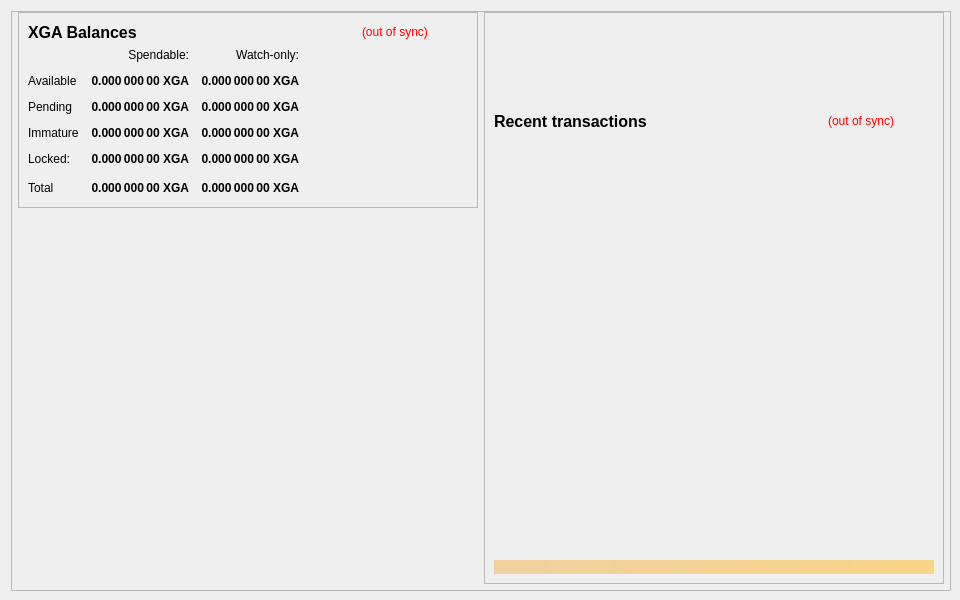
<?xml version="1.0" encoding="UTF-8"?>
<ui version="4.0">
 <class>OverviewPage</class>
 <widget class="QWidget" name="OverviewPage">
  <property name="geometry">
   <rect>
    <x>0</x>
    <y>0</y>
    <width>960</width>
    <height>600</height>
   </rect>
  </property>
  <property name="minimumSize">
   <size>
    <width>960</width>
    <height>600</height>
   </size>
  </property>
  <property name="font">
   <font>
    <weight>50</weight>
    <bold>false</bold>
   </font>
  </property>
  <property name="windowTitle">
   <string>Form</string>
  </property>
  <layout class="QVBoxLayout" name="topLayout" stretch="0">
   <property name="rightMargin">
    <number>9</number>
   </property>
   <item>
    <widget class="QFrame" name="frame_BG">
     <property name="minimumSize">
      <size>
       <width>850</width>
       <height>580</height>
      </size>
     </property>
     <property name="maximumSize">
      <size>
       <width>16777215</width>
       <height>16777215</height>
      </size>
     </property>
     <property name="frameShape">
      <enum>QFrame::StyledPanel</enum>
     </property>
     <property name="frameShadow">
      <enum>QFrame::Raised</enum>
     </property>
     <layout class="QVBoxLayout" name="verticalLayout_3" stretch="0">
      <property name="leftMargin">
       <number>0</number>
      </property>
      <property name="topMargin">
       <number>0</number>
      </property>
      <property name="rightMargin">
       <number>0</number>
      </property>
      <property name="bottomMargin">
       <number>6</number>
      </property>
      <item>
       <layout class="QVBoxLayout" name="verticalLayout_Master" stretch="0">
        <property name="leftMargin">
         <number>0</number>
        </property>
        <property name="topMargin">
         <number>0</number>
        </property>
        <property name="rightMargin">
         <number>0</number>
        </property>
        <property name="bottomMargin">
         <number>0</number>
        </property>
        <item>
         <widget class="QFrame" name="frame_Content">
          <layout class="QVBoxLayout" name="verticalLayout_Content">
           <property name="leftMargin">
            <number>6</number>
           </property>
           <property name="topMargin">
            <number>0</number>
           </property>
           <property name="rightMargin">
            <number>6</number>
           </property>
           <property name="bottomMargin">
            <number>0</number>
           </property>
           <item>
            <layout class="QHBoxLayout" name="horizontalLayout_Content" stretch="1,1">
             <property name="spacing">
              <number>6</number>
             </property>
             <item>
              <layout class="QVBoxLayout" name="verticalLayout_left" stretch="0,0">
               <item>
                <widget class="QFrame" name="frameBalances">
                 <property name="frameShape">
                  <enum>QFrame::StyledPanel</enum>
                 </property>
                 <property name="frameShadow">
                  <enum>QFrame::Raised</enum>
                 </property>
                 <layout class="QVBoxLayout" name="verticalLayout_4">
                  <item>
                   <layout class="QHBoxLayout" name="hlBalancesHeader" stretch="2,0,0">
                    <property name="spacing">
                     <number>6</number>
                    </property>
                    <item>
                     <widget class="QLabel" name="labelBalances">
                      <property name="minimumSize">
                       <size>
                        <width>0</width>
                        <height>0</height>
                       </size>
                      </property>
                      <property name="font">
                       <font>
                        <pointsize>12</pointsize>
                        <weight>75</weight>
                        <bold>true</bold>
                       </font>
                      </property>
                      <property name="text">
                       <string>XGA Balances</string>
                      </property>
                     </widget>
                    </item>
                    <item>
                     <widget class="QLabel" name="labelWalletStatus">
                      <property name="cursor">
                       <cursorShape>WhatsThisCursor</cursorShape>
                      </property>
                      <property name="toolTip">
                       <string>The displayed information may be out of date. Your wallet automatically synchronizes with the XgamingUP network after a connection is established, but this process has not completed yet.</string>
                      </property>
                      <property name="styleSheet">
                       <string notr="true">QLabel { color: red; }</string>
                      </property>
                      <property name="text">
                       <string notr="true">(out of sync)</string>
                      </property>
                      <property name="alignment">
                       <set>Qt::AlignLeading|Qt::AlignLeft|Qt::AlignVCenter</set>
                      </property>
                     </widget>
                    </item>
                    <item>
                     <spacer name="hsBalancesHeader">
                      <property name="orientation">
                       <enum>Qt::Horizontal</enum>
                      </property>
                      <property name="sizeHint" stdset="0">
                       <size>
                        <width>40</width>
                        <height>20</height>
                       </size>
                      </property>
                     </spacer>
                    </item>
                   </layout>
                  </item>
                  <item>
                   <layout class="QGridLayout" name="gridLayout">
                    <property name="spacing">
                     <number>12</number>
                    </property>
                    <item row="0" column="1">
                     <widget class="QLabel" name="labelSpendable">
                      <property name="text">
                       <string>Spendable:</string>
                      </property>
                      <property name="alignment">
                       <set>Qt::AlignRight|Qt::AlignTrailing|Qt::AlignVCenter</set>
                      </property>
                     </widget>
                    </item>
                    <item row="0" column="2">
                     <widget class="QLabel" name="labelWatchonly">
                      <property name="text">
                       <string>Watch-only:</string>
                      </property>
                      <property name="alignment">
                       <set>Qt::AlignRight|Qt::AlignTrailing|Qt::AlignVCenter</set>
                      </property>
                     </widget>
                    </item>
                    <item row="1" column="0">
                     <widget class="QLabel" name="labelAvailableText">
                      <property name="text">
                       <string>Available</string>
                      </property>
                      <property name="textInteractionFlags">
                       <set>Qt::NoTextInteraction</set>
                      </property>
                     </widget>
                    </item>
                    <item row="1" column="1">
                     <widget class="QLabel" name="labelAvailable">
                      <property name="font">
                       <font>
                        <weight>75</weight>
                        <bold>true</bold>
                       </font>
                      </property>
                      <property name="cursor">
                       <cursorShape>ArrowCursor</cursorShape>
                      </property>
                      <property name="toolTip">
                       <string>Your current spendable balance</string>
                      </property>
                      <property name="text">
                       <string notr="true">0.000 000 00 XGA</string>
                      </property>
                      <property name="alignment">
                       <set>Qt::AlignRight|Qt::AlignTrailing|Qt::AlignVCenter</set>
                      </property>
                      <property name="textInteractionFlags">
                       <set>Qt::NoTextInteraction</set>
                      </property>
                     </widget>
                    </item>
                    <item row="1" column="2">
                     <widget class="QLabel" name="labelWatchAvailable">
                      <property name="font">
                       <font>
                        <weight>75</weight>
                        <bold>true</bold>
                       </font>
                      </property>
                      <property name="cursor">
                       <cursorShape>ArrowCursor</cursorShape>
                      </property>
                      <property name="toolTip">
                       <string>Your current balance in watch-only addresses</string>
                      </property>
                      <property name="text">
                       <string notr="true">0.000 000 00 XGA</string>
                      </property>
                      <property name="alignment">
                       <set>Qt::AlignRight|Qt::AlignTrailing|Qt::AlignVCenter</set>
                      </property>
                      <property name="textInteractionFlags">
                       <set>Qt::NoTextInteraction</set>
                      </property>
                     </widget>
                    </item>
                    <item row="2" column="0">
                     <widget class="QLabel" name="labelPendingText">
                      <property name="text">
                       <string>Pending</string>
                      </property>
                      <property name="textInteractionFlags">
                       <set>Qt::NoTextInteraction</set>
                      </property>
                     </widget>
                    </item>
                    <item row="2" column="1">
                     <widget class="QLabel" name="labelPending">
                      <property name="font">
                       <font>
                        <weight>75</weight>
                        <bold>true</bold>
                       </font>
                      </property>
                      <property name="cursor">
                       <cursorShape>ArrowCursor</cursorShape>
                      </property>
                      <property name="toolTip">
                       <string>Total of transactions that have yet to be confirmed, and do not yet count toward the spendable balance</string>
                      </property>
                      <property name="text">
                       <string notr="true">0.000 000 00 XGA</string>
                      </property>
                      <property name="alignment">
                       <set>Qt::AlignRight|Qt::AlignTrailing|Qt::AlignVCenter</set>
                      </property>
                      <property name="textInteractionFlags">
                       <set>Qt::NoTextInteraction</set>
                      </property>
                     </widget>
                    </item>
                    <item row="2" column="2">
                     <widget class="QLabel" name="labelWatchPending">
                      <property name="font">
                       <font>
                        <weight>75</weight>
                        <bold>true</bold>
                       </font>
                      </property>
                      <property name="cursor">
                       <cursorShape>ArrowCursor</cursorShape>
                      </property>
                      <property name="toolTip">
                       <string>Unconfirmed transactions to watch-only addresses</string>
                      </property>
                      <property name="text">
                       <string notr="true">0.000 000 00 XGA</string>
                      </property>
                      <property name="alignment">
                       <set>Qt::AlignRight|Qt::AlignTrailing|Qt::AlignVCenter</set>
                      </property>
                      <property name="textInteractionFlags">
                       <set>Qt::NoTextInteraction</set>
                      </property>
                     </widget>
                    </item>
                    <item row="3" column="0">
                     <widget class="QLabel" name="labelImmatureText">
                      <property name="text">
                       <string>Immature</string>
                      </property>
                      <property name="textInteractionFlags">
                       <set>Qt::NoTextInteraction</set>
                      </property>
                     </widget>
                    </item>
                    <item row="3" column="1">
                     <widget class="QLabel" name="labelImmature">
                      <property name="font">
                       <font>
                        <weight>75</weight>
                        <bold>true</bold>
                       </font>
                      </property>
                      <property name="cursor">
                       <cursorShape>ArrowCursor</cursorShape>
                      </property>
                      <property name="toolTip">
                       <string>Staked or masternode rewards that has not yet matured</string>
                      </property>
                      <property name="text">
                       <string notr="true">0.000 000 00 XGA</string>
                      </property>
                      <property name="alignment">
                       <set>Qt::AlignRight|Qt::AlignTrailing|Qt::AlignVCenter</set>
                      </property>
                      <property name="textInteractionFlags">
                       <set>Qt::NoTextInteraction</set>
                      </property>
                     </widget>
                    </item>
                    <item row="3" column="2">
                     <widget class="QLabel" name="labelWatchImmature">
                      <property name="font">
                       <font>
                        <weight>75</weight>
                        <bold>true</bold>
                       </font>
                      </property>
                      <property name="cursor">
                       <cursorShape>ArrowCursor</cursorShape>
                      </property>
                      <property name="toolTip">
                       <string>Staked or masternode rewards in watch-only addresses that has not yet matured</string>
                      </property>
                      <property name="text">
                       <string notr="true">0.000 000 00 XGA</string>
                      </property>
                      <property name="alignment">
                       <set>Qt::AlignRight|Qt::AlignTrailing|Qt::AlignVCenter</set>
                      </property>
                      <property name="textInteractionFlags">
                       <set>Qt::NoTextInteraction</set>
                      </property>
                     </widget>
                    </item>
                    <item row="4" column="0">
                     <widget class="QLabel" name="labelLockedText">
                      <property name="toolTip">
                       <string>Locked XGA or Masternode collaterals.</string>
                      </property>
                      <property name="text">
                       <string>Locked:</string>
                      </property>
                     </widget>
                    </item>
                    <item row="4" column="1">
                     <widget class="QLabel" name="labelLocked">
                      <property name="font">
                       <font>
                        <weight>75</weight>
                        <bold>true</bold>
                       </font>
                      </property>
                      <property name="cursor">
                       <cursorShape>ArrowCursor</cursorShape>
                      </property>
                      <property name="toolTip">
                       <string>Locked XGA or Masternode collaterals.</string>
                      </property>
                      <property name="text">
                       <string notr="true">0.000 000 00 XGA</string>
                      </property>
                      <property name="alignment">
                       <set>Qt::AlignRight|Qt::AlignTrailing|Qt::AlignVCenter</set>
                      </property>
                      <property name="textInteractionFlags">
                       <set>Qt::NoTextInteraction</set>
                      </property>
                     </widget>
                    </item>
                    <item row="4" column="2">
                     <widget class="QLabel" name="labelWatchLocked">
                      <property name="font">
                       <font>
                        <weight>75</weight>
                        <bold>true</bold>
                       </font>
                      </property>
                      <property name="cursor">
                       <cursorShape>ArrowCursor</cursorShape>
                      </property>
                      <property name="toolTip">
                       <string>Current locked balance in watch-only addresses</string>
                      </property>
                      <property name="text">
                       <string notr="true">0.000 000 00 XGA</string>
                      </property>
                      <property name="alignment">
                       <set>Qt::AlignRight|Qt::AlignTrailing|Qt::AlignVCenter</set>
                      </property>
                      <property name="textInteractionFlags">
                       <set>Qt::NoTextInteraction</set>
                      </property>
                     </widget>
                    </item>
                    <item row="5" column="0">
                     <widget class="QLabel" name="labelTotalText">
                      <property name="text">
                       <string>Total</string>
                      </property>
                      <property name="textInteractionFlags">
                       <set>Qt::NoTextInteraction</set>
                      </property>
                     </widget>
                    </item>
                    <item row="5" column="1">
                     <widget class="QLabel" name="labelTotal">
                      <property name="font">
                       <font>
                        <weight>75</weight>
                        <bold>true</bold>
                       </font>
                      </property>
                      <property name="cursor">
                       <cursorShape>ArrowCursor</cursorShape>
                      </property>
                      <property name="toolTip">
                       <string>Your current total balance</string>
                      </property>
                      <property name="text">
                       <string notr="true">0.000 000 00 XGA</string>
                      </property>
                      <property name="alignment">
                       <set>Qt::AlignRight|Qt::AlignTrailing|Qt::AlignVCenter</set>
                      </property>
                      <property name="textInteractionFlags">
                       <set>Qt::NoTextInteraction</set>
                      </property>
                     </widget>
                    </item>
                    <item row="5" column="2">
                     <widget class="QLabel" name="labelWatchTotal">
                      <property name="font">
                       <font>
                        <weight>75</weight>
                        <bold>true</bold>
                       </font>
                      </property>
                      <property name="cursor">
                       <cursorShape>ArrowCursor</cursorShape>
                      </property>
                      <property name="toolTip">
                       <string>Current total balance in watch-only addresses</string>
                      </property>
                      <property name="text">
                       <string notr="true">0.000 000 00 XGA</string>
                      </property>
                      <property name="alignment">
                       <set>Qt::AlignRight|Qt::AlignTrailing|Qt::AlignVCenter</set>
                      </property>
                      <property name="textInteractionFlags">
                       <set>Qt::NoTextInteraction</set>
                      </property>
                     </widget>
                    </item>
                    <item row="5" column="3">
                     <spacer name="hsBalances">
                      <property name="orientation">
                       <enum>Qt::Horizontal</enum>
                      </property>
                      <property name="sizeHint" stdset="0">
                       <size>
                        <width>40</width>
                        <height>20</height>
                       </size>
                      </property>
                     </spacer>
                    </item>
                   </layout>
                  </item>
                 </layout>
                </widget>
               </item>
               <item>
                <spacer name="verticalSpacer">
                 <property name="orientation">
                  <enum>Qt::Vertical</enum>
                 </property>
                 <property name="sizeHint" stdset="0">
                  <size>
                   <width>20</width>
                   <height>40</height>
                  </size>
                 </property>
                </spacer>
               </item>
              </layout>
             </item>
             <item>
              <layout class="QVBoxLayout" name="verticalLayout_right" stretch="1">
               <item>
                <widget class="QFrame" name="frame_RecentTransactions">
                 <property name="minimumSize">
                  <size>
                   <width>0</width>
                   <height>0</height>
                  </size>
                 </property>
                 <property name="frameShape">
                  <enum>QFrame::StyledPanel</enum>
                 </property>
                 <property name="frameShadow">
                  <enum>QFrame::Raised</enum>
                 </property>
                 <layout class="QVBoxLayout" name="verticalLayout_1" stretch="0,0,0,0,0">
                  <item>
                   <widget class="QLabel" name="label_logo">
                    <property name="minimumSize">
                     <size>
                      <width>370</width>
                      <height>83</height>
                     </size>
                    </property>
                    <property name="maximumSize">
                     <size>
                      <width>370</width>
                      <height>83</height>
                     </size>
                    </property>
                    <property name="font">
                     <font>
                      <pointsize>14</pointsize>
                     </font>
                    </property>
                    <property name="text">
                     <string/>
                    </property>
                    <property name="alignment">
                     <set>Qt::AlignRight|Qt::AlignTrailing|Qt::AlignVCenter</set>
                    </property>
                   </widget>
                  </item>
                  <item>
                   <layout class="QHBoxLayout" name="horizontalLayout_2" stretch="2,0,0">
                    <property name="spacing">
                     <number>3</number>
                    </property>
                    <item>
                     <widget class="QLabel" name="labelRecentTransactions">
                      <property name="minimumSize">
                       <size>
                        <width>0</width>
                        <height>20</height>
                       </size>
                      </property>
                      <property name="font">
                       <font>
                        <pointsize>12</pointsize>
                        <weight>75</weight>
                        <bold>true</bold>
                       </font>
                      </property>
                      <property name="text">
                       <string>Recent transactions</string>
                      </property>
                     </widget>
                    </item>
                    <item>
                     <widget class="QLabel" name="labelTransactionsStatus">
                      <property name="cursor">
                       <cursorShape>WhatsThisCursor</cursorShape>
                      </property>
                      <property name="toolTip">
                       <string>The displayed information may be out of date. Your wallet automatically synchronizes with the XgamingUP network after a connection is established, but this process has not completed yet.</string>
                      </property>
                      <property name="styleSheet">
                       <string notr="true">QLabel { color: red; }</string>
                      </property>
                      <property name="text">
                       <string notr="true">(out of sync)</string>
                      </property>
                      <property name="alignment">
                       <set>Qt::AlignRight|Qt::AlignTrailing|Qt::AlignVCenter</set>
                      </property>
                     </widget>
                    </item>
                    <item>
                     <spacer name="horizontalSpacer">
                      <property name="orientation">
                       <enum>Qt::Horizontal</enum>
                      </property>
                      <property name="sizeHint" stdset="0">
                       <size>
                        <width>40</width>
                        <height>20</height>
                       </size>
                      </property>
                     </spacer>
                    </item>
                   </layout>
                  </item>
                  <item>
                   <widget class="QListView" name="listTransactions">
                    <property name="minimumSize">
                     <size>
                      <width>0</width>
                      <height>0</height>
                     </size>
                    </property>
                    <property name="autoFillBackground">
                     <bool>false</bool>
                    </property>
                    <property name="styleSheet">
                     <string notr="true">QListView { background: transparent; }</string>
                    </property>
                    <property name="frameShape">
                     <enum>QFrame::NoFrame</enum>
                    </property>
                    <property name="verticalScrollBarPolicy">
                     <enum>Qt::ScrollBarAlwaysOff</enum>
                    </property>
                    <property name="horizontalScrollBarPolicy">
                     <enum>Qt::ScrollBarAlwaysOff</enum>
                    </property>
                    <property name="selectionMode">
                     <enum>QAbstractItemView::NoSelection</enum>
                    </property>
                   </widget>
                  </item>
                  <item>
                   <spacer name="verticalSpacer_2">
                    <property name="orientation">
                     <enum>Qt::Vertical</enum>
                    </property>
                    <property name="sizeType">
                     <enum>QSizePolicy::Expanding</enum>
                    </property>
                    <property name="sizeHint" stdset="0">
                     <size>
                      <width>20</width>
                      <height>40</height>
                     </size>
                    </property>
                   </spacer>
                  </item>
                  <item>
                   <widget class="QLabel" name="labelAlerts">
                    <property name="maximumSize">
                     <size>
                      <width>16777215</width>
                      <height>16777215</height>
                     </size>
                    </property>
                    <property name="styleSheet">
                     <string notr="true">background-color: qlineargradient(x1: 0, y1: 0, x2: 1, y2: 0, stop:0 #F0D0A0, stop:1 #F8D488); color:#000000;</string>
                    </property>
                    <property name="text">
                     <string/>
                    </property>
                    <property name="wordWrap">
                     <bool>true</bool>
                    </property>
                    <property name="margin">
                     <number>3</number>
                    </property>
                   </widget>
                  </item>
                 </layout>
                </widget>
               </item>
              </layout>
             </item>
            </layout>
           </item>
          </layout>
         </widget>
        </item>
       </layout>
      </item>
     </layout>
    </widget>
   </item>
  </layout>
 </widget>
 <resources/>
 <connections/>
</ui>
